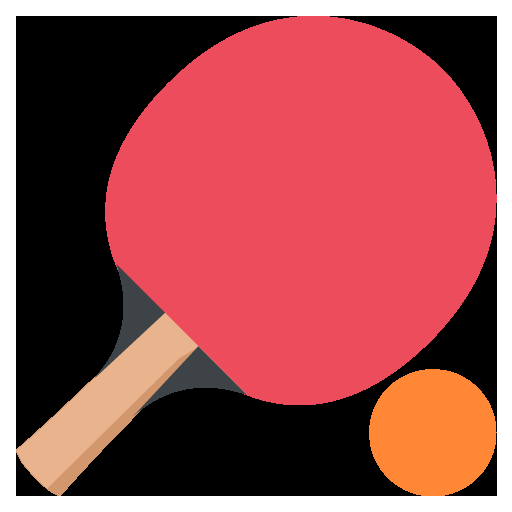
#> input picture ImageRecognition/table_tennis.png, 512 x 512 px, found by its file name
$ python image.py
#> lines starting #> are read from the running program, lines starting #| are printed output that depends on the picture; after the words box and inside, x2 and y2 are one past the last pixel; in counts of white or black regions, pixels touching at a corner belong together
import cv2
import numpy as np

print("Package Imported")
kernel = np.ones((5, 5), np.uint8)

img = cv2.imread("./ImageRecognition/table_tennis.png")
#> img is the input picture: shape (512, 512, 3); mean B, G, R 79.9, 78.6, 156.4
print(img.shape)
#| (512, 512, 3)

imgGray = cv2.cvtColor(img, cv2.COLOR_BGR2GRAY) #灰度
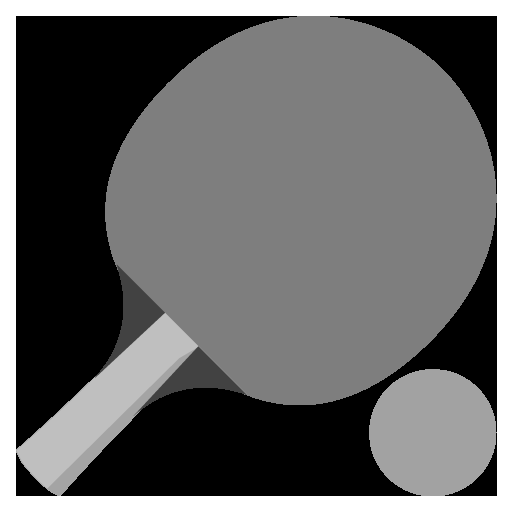
#> imgGray: shape (512, 512); min 0, max 255, mean 102.1
imgBlur = cv2.GaussianBlur(imgGray, (7, 7), 0) #模糊
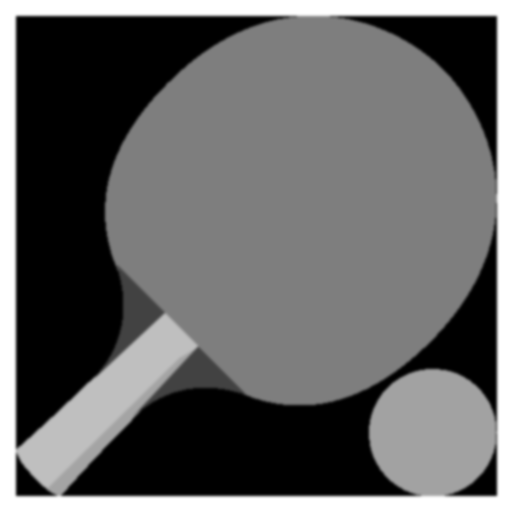
#> imgBlur: shape (512, 512); min 0, max 255, mean 102.1
imgCanny = cv2.Canny(img , 100, 100) #線條偵測
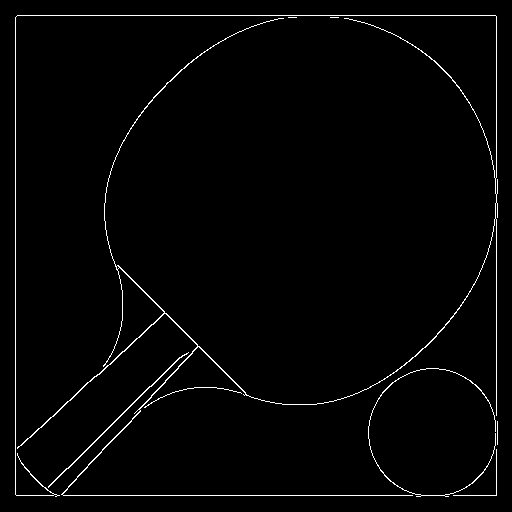
#> imgCanny: shape (512, 512); 1.8% white in thin lines or dots, all inside (x1, y1, x2, y2) = (15, 15, 498, 497)
imgDialation = cv2.dilate(imgCanny, kernel, iterations = 1) #線條增粗
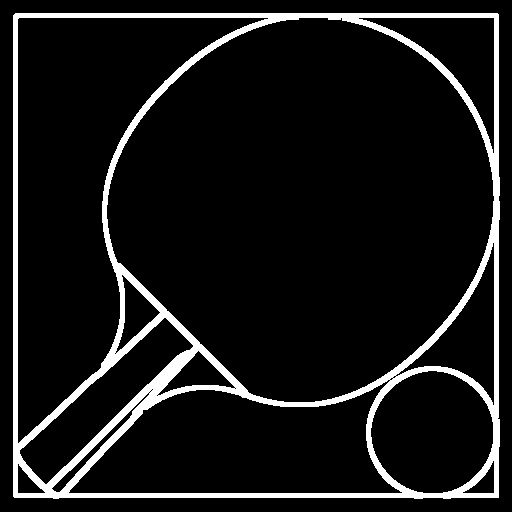
#> imgDialation: shape (512, 512); 9.3% white; 1 white region, box (x1, y1, x2, y2) and area: (13, 13, 500, 499) 24322

imgResize = cv2.resize(img, (500, 500)) #更改大小
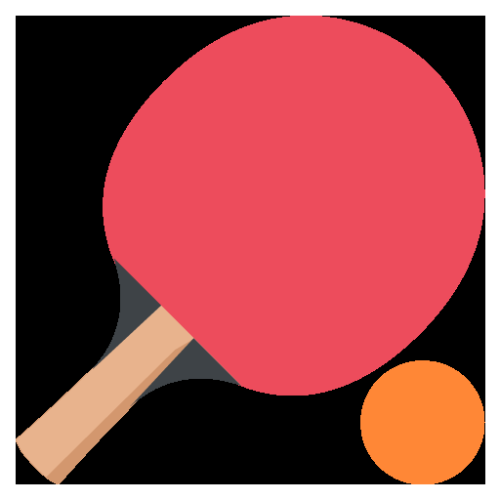
#> imgResize: shape (500, 500, 3); mean B, G, R 79.9, 78.6, 156.4
imgCropped = img[0:150, 0:150] #裁減圖片
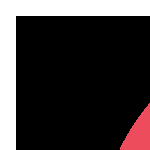
#> imgCropped: shape (150, 150, 3); mean B, G, R 54.8, 54.2, 59.9
print(imgResize.shape)
#| (500, 500, 3)

cv2.imshow("Output", img)
cv2.imshow("Gray image", imgGray)
cv2.imshow("Blur image", imgBlur)
cv2.imshow("Canny image", imgCanny)
cv2.imshow("Dialation image", imgDialation)
cv2.imshow("Resize image", imgResize)
cv2.imshow("Cropped image", imgCropped)
cv2.waitKey(2000) #延遲關閉時間，0代表無限延遲
